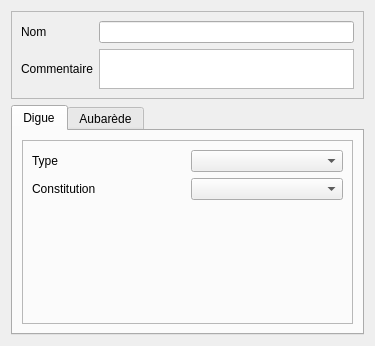
<?xml version="1.0" encoding="UTF-8"?>
<ui version="4.0">
 <class>Form</class>
 <widget class="QWidget" name="Form">
  <property name="geometry">
   <rect>
    <x>0</x>
    <y>0</y>
    <width>375</width>
    <height>336</height>
   </rect>
  </property>
  <property name="windowTitle">
   <string>Form</string>
  </property>
  <layout class="QVBoxLayout" name="verticalLayout" stretch="1,10">
   <item>
    <widget class="QFrame" name="frame_2">
     <property name="frameShape">
      <enum>QFrame::StyledPanel</enum>
     </property>
     <property name="frameShadow">
      <enum>QFrame::Raised</enum>
     </property>
     <layout class="QGridLayout" name="gridLayout">
      <item row="0" column="1">
       <widget class="QLineEdit" name="lineEdit_nom"/>
      </item>
      <item row="0" column="0">
       <widget class="QLabel" name="label_2">
        <property name="text">
         <string>Nom</string>
        </property>
       </widget>
      </item>
      <item row="1" column="1">
       <widget class="QTextBrowser" name="textBrowser_comm">
        <property name="maximumSize">
         <size>
          <width>16777215</width>
          <height>40</height>
         </size>
        </property>
        <property name="readOnly">
         <bool>false</bool>
        </property>
       </widget>
      </item>
      <item row="1" column="0">
       <widget class="QLabel" name="label_9">
        <property name="text">
         <string>Commentaire</string>
        </property>
       </widget>
      </item>
     </layout>
    </widget>
   </item>
   <item>
    <widget class="QTabWidget" name="tabWidget">
     <property name="currentIndex">
      <number>0</number>
     </property>
     <widget class="QWidget" name="tab">
      <attribute name="title">
       <string>Digue</string>
      </attribute>
      <layout class="QVBoxLayout" name="verticalLayout_2">
       <item>
        <widget class="QFrame" name="frame">
         <property name="frameShape">
          <enum>QFrame::StyledPanel</enum>
         </property>
         <property name="frameShadow">
          <enum>QFrame::Raised</enum>
         </property>
         <layout class="QGridLayout" name="gridLayout_2">
          <item row="0" column="1">
           <widget class="QComboBox" name="comboBox_type"/>
          </item>
          <item row="0" column="0">
           <widget class="QLabel" name="label">
            <property name="text">
             <string>Type</string>
            </property>
           </widget>
          </item>
          <item row="1" column="0">
           <widget class="QLabel" name="label_3">
            <property name="text">
             <string>Constitution</string>
            </property>
           </widget>
          </item>
          <item row="1" column="1">
           <widget class="QComboBox" name="comboBox_contitution"/>
          </item>
          <item row="2" column="1">
           <spacer name="verticalSpacer">
            <property name="orientation">
             <enum>Qt::Vertical</enum>
            </property>
            <property name="sizeHint" stdset="0">
             <size>
              <width>20</width>
              <height>40</height>
             </size>
            </property>
           </spacer>
          </item>
         </layout>
        </widget>
       </item>
      </layout>
     </widget>
     <widget class="QWidget" name="tab_2">
      <attribute name="title">
       <string>Aubarède</string>
      </attribute>
      <layout class="QGridLayout" name="gridLayout_3">
       <item row="3" column="1">
        <widget class="QComboBox" name="comboBox_aubaredevegarboree"/>
       </item>
       <item row="2" column="1">
        <widget class="QComboBox" name="comboBox_aubaredevegarbustive"/>
       </item>
       <item row="1" column="1">
        <widget class="QComboBox" name="comboBox_aubaredevegherbacee"/>
       </item>
       <item row="0" column="0">
        <widget class="QLabel" name="label_4">
         <property name="text">
          <string>Largeur</string>
         </property>
        </widget>
       </item>
       <item row="0" column="1">
        <widget class="QComboBox" name="comboBox_aubaredelargeur"/>
       </item>
       <item row="1" column="0">
        <widget class="QLabel" name="label_5">
         <property name="text">
          <string>Végétation herbacée</string>
         </property>
         <property name="wordWrap">
          <bool>true</bool>
         </property>
        </widget>
       </item>
       <item row="5" column="1">
        <widget class="QTextBrowser" name="textBrowser_aubaredecommentaire"/>
       </item>
       <item row="5" column="0">
        <widget class="QLabel" name="label_8">
         <property name="text">
          <string>Commentaire</string>
         </property>
        </widget>
       </item>
       <item row="6" column="1">
        <spacer name="verticalSpacer_2">
         <property name="orientation">
          <enum>Qt::Vertical</enum>
         </property>
         <property name="sizeHint" stdset="0">
          <size>
           <width>20</width>
           <height>40</height>
          </size>
         </property>
        </spacer>
       </item>
       <item row="2" column="0">
        <widget class="QLabel" name="label_7">
         <property name="text">
          <string>Végétation arbustive</string>
         </property>
         <property name="wordWrap">
          <bool>true</bool>
         </property>
        </widget>
       </item>
       <item row="3" column="0">
        <widget class="QLabel" name="label_6">
         <property name="text">
          <string>Végétation arborée</string>
         </property>
         <property name="wordWrap">
          <bool>true</bool>
         </property>
        </widget>
       </item>
      </layout>
     </widget>
    </widget>
   </item>
  </layout>
 </widget>
 <resources/>
 <connections/>
</ui>
